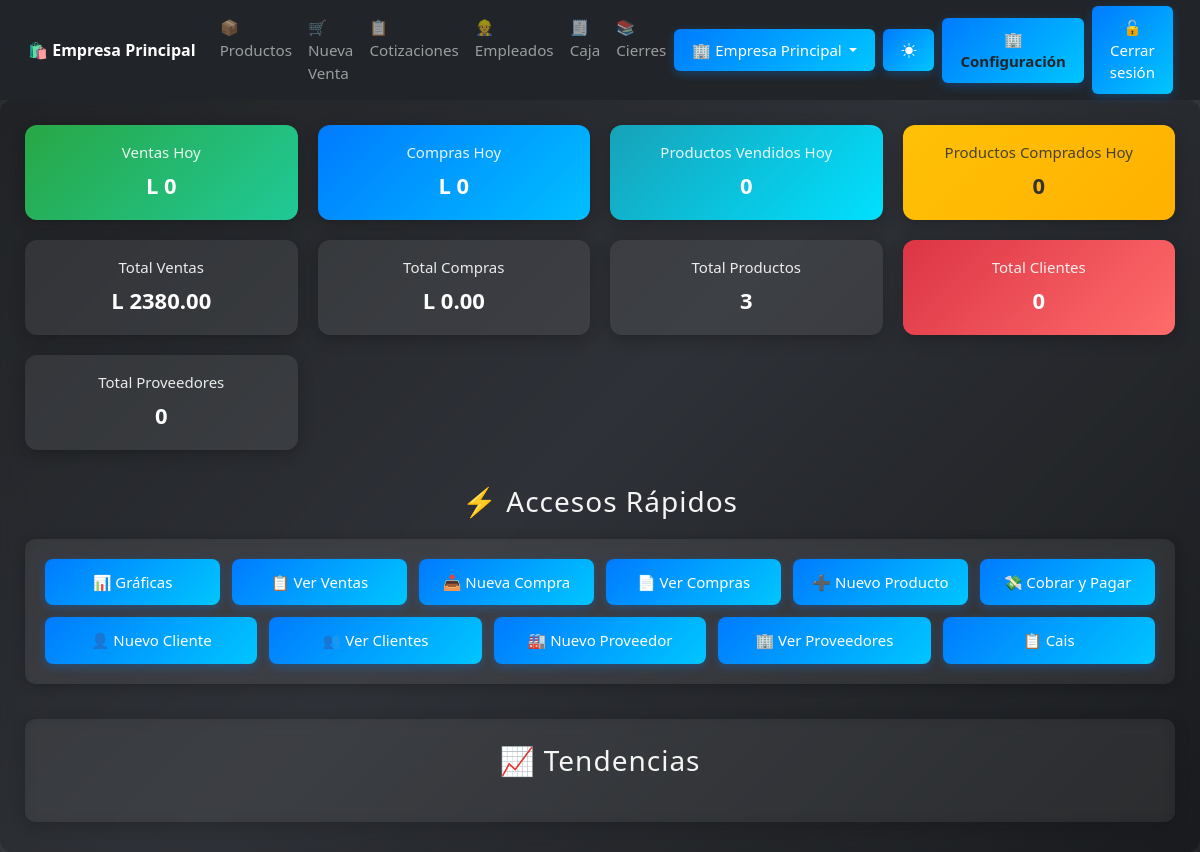
The page / (signed in) on the database as committed earlier.
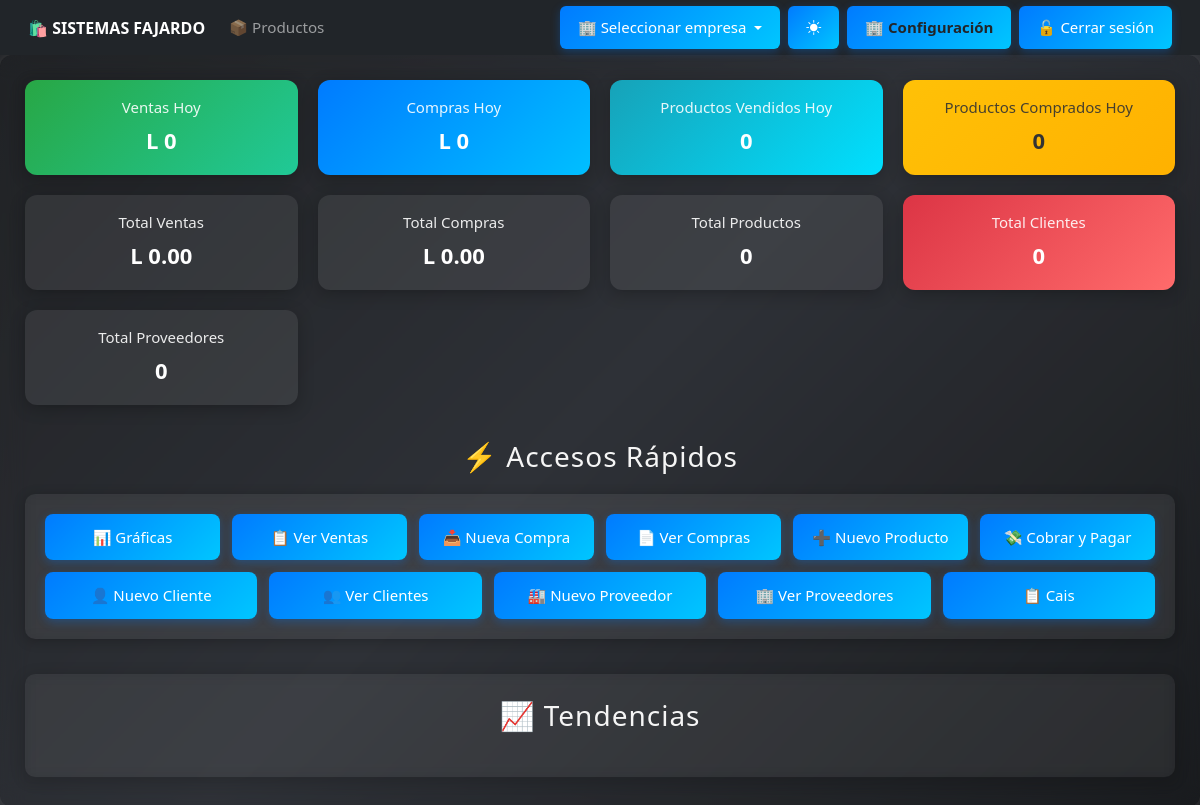
The same page on the database as committed later.
### core/models.py (models this page shows, shortened)
class Empresa(models.Model):
    nombre = models.CharField(max_length=150)
    rtn = models.CharField(max_length=20, blank=True, null=True)
    direccion = models.CharField(max_length=255, blank=True, null=True)
    telefono = models.CharField(max_length=20, blank=True, null=True)
    correo = models.EmailField(max_length=150, blank=True, null=True)
    activo = models.BooleanField(default=True)
    creado = models.DateTimeField(auto_now_add=True)

### core/views.py (the view)
# urls.py: path('', views.dashboard, name='dashboard'),
@login_required
def dashboard(request):
    hoy = timezone.localdate()
    ventas_hoy = Venta.objects.filter(empresa=request.empresa,fecha__date=hoy).aggregate(total=Sum('total'))['total'] or 0
    compras_hoy = Compra.objects.filter(empresa=request.empresa,fecha__date=hoy).aggregate(total=Sum('total'))['total'] or 0
    productos_vendidos_hoy = DetalleVenta.objects.filter(venta__empresa=request.empresa, venta__fecha__date=hoy).aggregate(cantidad=Sum('cantidad'))['cantidad'] or 0
    productos_comprados_hoy = DetalleCompra.objects.filter(compra__empresa=request.empresa, compra__fecha__date=hoy).aggregate(cantidad=Sum('cantidad'))['cantidad'] or 0
    total_ventas = Venta.objects.filter(empresa=request.empresa).aggregate(total=Sum('total'))['total'] or 0
    total_compras = Compra.objects.filter(empresa=request.empresa).aggregate(total=Sum('total'))['total'] or 0
    total_productos = Producto.objects.filter(empresa=request.empresa).count()
    total_clientes = Cliente.objects.filter(empresa=request.empresa).count()
    total_proveedores = Proveedor.objects.filter(empresa=request.empresa).count()
    context = {
        'ventas_hoy': ventas_hoy,
        'compras_hoy': compras_hoy,
        'productos_vendidos_hoy': productos_vendidos_hoy,
        'productos_comprados_hoy': productos_comprados_hoy,
        'total_ventas': total_ventas,
        'total_compras': total_compras,
        'total_productos': total_productos,
        'total_clientes': total_clientes,
        'total_proveedores': total_proveedores,
    }
    return render(request, "dashboard/dashboard.html", context)

### core/context_processors.py (called while the page is built)
def empresas_para_superuser(request):
    if request.user.is_authenticated and request.user.is_superuser:
        return {"empresas_selector": Empresa.objects.all().order_by("id")}
    return {"empresas_selector": []}

def empresa_config(request):
    empresa = getattr(request, "empresa", None)
    if not empresa:
        return {"empresa": None}
    config, _ = EmpresaConfig.objects.get_or_create(
        empresa=empresa,
        defaults={
            "nombre": empresa.nombre,
            "rtn": "00000000000000",
            "direccion": "Pendiente",
        }
    )
    return {"empresa": config}

def modulos_config(request):
    empresa = getattr(request, "empresa", None)
    if not empresa:
        return {"modulos": None}
    modulos, _ = ModuloConfig.objects.get_or_create(empresa=empresa)
    return {"modulos": modulos}

### core/templates/dashboard/dashboard.html (shortened to what this page needs)
{% extends 'base.html' %}
{% block content %}
<div class="contenedor dashboard-container">
  <div class="dashboard-cards">
    {% if perms.ventas.add_venta %}
      <div class="dashboard-card card-ventas">
        <h4>Ventas Hoy</h4>
        <p>L {{ ventas_hoy }}</p>
      </div>
      <div class="dashboard-card card-compras">
        <h4>Compras Hoy</h4>
        <p>L {{ compras_hoy }}</p>
      </div>
      <div class="dashboard-card card-productos">
        <h4>Productos Vendidos Hoy</h4>
        <p>{{ productos_vendidos_hoy }}</p>
      </div>
      <div class="dashboard-card card-productos-compra">
        <h4>Productos Comprados Hoy</h4>
        <p>{{ productos_comprados_hoy }}</p>
      </div>
    {% endif %}
    {% if perms.ventas.add_venta %}
      {% if perms.cai.delete_cai %}
        <div class="dashboard-card card-simple">
          <h4>Total Ventas</h4>
          <p>L {{ total_ventas|floatformat:2 }}</p>
        </div>
        <div class="dashboard-card card-simple">
          <h4>Total Compras</h4>
          <p>L {{ total_compras|floatformat:2 }}</p>
        </div>
      {% endif %}
    {% endif %}
    <div class="dashboard-card card-simple">
      <h4>Total Productos</h4>
      <p>{{ total_productos }}</p>
    </div>
    <div class="dashboard-card card-clientes">
      <h4>Total Clientes</h4>
      <p>{{ total_clientes }}</p>
    </div>
    <div class="dashboard-card card-simple">
      <h4>Total Proveedores</h4>
      <p>{{ total_proveedores }}</p>
    </div>
  </div>
  <div class="dashboard-access">
    <h3>⚡ Accesos Rápidos</h3>
    <div class="quick-access">
      {% if perms.ventas.view_venta %}
        <a href="{% url 'dashboard_graficos' %}" class="btn">📊 Gráficas</a>
        <a href="{% url 'ventas:resumen_ventas' %}" class="btn btn-outline-light">📋 Ver Ventas</a>
      {% endif %}
      {% if perms.compras.add_compra %}
        <a href="{% url 'compras:crear_compra' %}" class="btn">📥 Nueva Compra</a>
      {% endif %}
      {% if perms.compras.view_compra %}
        <a href="{% url 'compras:resumen_compras' %}" class="btn btn-outline-light">📄 Ver Compras</a>
      {% endif %}
      {% if perms.productos.add_producto %}
        <a href="{% url 'productos:agregar_producto' %}" class="btn">➕ Nuevo Producto</a>
      {% endif %}
      {% if perms.cuentas.view_cuentaporcobrar or perms.cuentas.view_cuentaporpagar %}
        <a href="{% url 'cuentas:resumen_cuentas' %}" class="btn btn-outline-light">💸 Cobrar y Pagar</a>
      {% endif %}
      {% if perms.clientes.add_cliente %}
        <a href="{% url 'clientes:crear_cliente' %}" class="btn">👤 Nuevo Cliente</a>
      {% endif %}
      {% if perms.clientes.view_cliente %}
        <a href="{% url 'clientes:listar_clientes' %}" class="btn btn-outline-light">👥 Ver Clientes</a>
      {% endif %}
      {% if perms.proveedores.add_proveedor %}
        <a href="{% url 'proveedores:registrar_proveedor' %}" class="btn">🏭 Nuevo Proveedor</a>
      {% endif %}
      {% if perms.proveedores.view_proveedor %}
        <a href="{% url 'proveedores:lista_proveedores' %}" class="btn btn-outline-light">🏢 Ver Proveedores</a>
      {% endif %}
      {% if perms.cai.view_cai %}
        <a href="{% url 'cai:listar_cai' %}" class="btn btn-outline-light">📋 Cais</a>
      {% endif %}
    </div>
  </div>
  <div class="tendencias">
    <h3>📈 Tendencias</h3>
  </div>
</div>
{% endblock %}

### core/templates/base.html (shortened to what this page needs)
<!DOCTYPE html>
<html lang="es">
<head>
  {% load static %}
  <link href="https://cdn.jsdelivr.net/npm/bootstrap@5.3.0/dist/css/bootstrap.min.css" rel="stylesheet">
  <link rel="stylesheet" href="{% static 'css/estilo_base.css' %}">
  <link href="https://cdn.jsdelivr.net/npm/bootstrap-icons@1.11.3/font/bootstrap-icons.css" rel="stylesheet">
</head>
<body>
  <nav class="navbar navbar-expand-lg navbar-dark bg-dark sticky-top" id="menu-principal">
    <div class="container-fluid">
      <a class="navbar-brand fw-bold" href="{% url 'dashboard' %}">
        🛍️ {{ request.empresa.nombre|default:"SISTEMAS FAJARDO" }}
      </a>
      <div class="collapse navbar-collapse" id="navbarNav">
        <ul class="navbar-nav me-auto">
          <li class="nav-item">
            <a class="nav-link" href="{% url 'productos:listar_productos' %}">📦 Productos</a>
          </li>
          <li class="nav-item">
            {% if modulos.mod_ventas and perms.ventas.add_venta %}
              <a class="nav-link" href="{% url 'ventas:crear_venta' %}">🛒 Nueva Venta</a>
            {% endif %}
          </li>
          <li class="nav-item">
            {% if modulos.mod_cotizaciones and perms.cotizaciones.view_cotizacion %}
              <a class="nav-link" href="{% url 'cotizaciones:lista_cotizaciones' %}">📋 Cotizaciones</a>
            {% endif %}
          </li>
          <li class="nav-item">
            {% if modulos.mod_empleados and perms.empleados.view_empleado %}
              <a class="nav-link" href="{% url 'empleados:lista_empleados' %}">👷 Empleados</a>
            {% endif %}
          </li>
        <li class="nav-item">
            {% if modulos.mod_caja and perms.caja.add_cajasesion %}
              <a class="nav-link" href="{% url 'caja:abrir_caja' %}">🧾 Caja</a>
            {% endif %}
          </li>
          <li class="nav-item">
            {% if modulos.mod_caja and perms.caja.view_cajasesion %}
            <a class="nav-link" href="{% url 'caja:historial_cajas' %}">📚 Cierres</a>
            {% endif %}
          </li>
        </ul>
        <ul class="navbar-nav ms-auto align-items-center">
                {% if user.is_authenticated and user.is_superuser %}
        <li class="nav-item dropdown me-2">
          <a class="btn btn-outline-info btn-sm dropdown-toggle"
            href="#" role="button" data-bs-toggle="dropdown" aria-expanded="false">
            🏢 {{ request.empresa.nombre|default:"Seleccionar empresa" }}
          </a>
        </li>
        {% endif %}
          <li class="nav-item me-2">
            <button id="themeToggle" class="btn btn-outline-light btn-sm" type="button">
              <i class="bi bi-brightness-high-fill" id="themeIcon"></i>
            </button>
          </li>
          {% if perms.configuracion.view_empresa %}
          <li class="nav-item me-2">
            <a href="{% url 'configuracion:configuracion_empresa' %}"
               class="btn btn-warning btn-sm fw-bold text-dark">
              🏢 Configuración
            </a>
          </li>
          {% endif %}
          {% if user.is_authenticated %}
          <li class="nav-item">
            <form action="{% url 'logout' %}" method="post" class="mb-0">
              <button type="submit" class="btn btn-danger btn-sm">
                🔓 Cerrar sesión
              </button>
            </form>
          </li>
          {% endif %}
        </ul>
      </div>
    </div>
  </nav>
  <div class="container-fluid px-0">
    {% block content %}
    {% endblock %}
  </div>
</body>
</html>

Rows that differ between the two databases and show on the page:
removed Empresa: empresa.nombre "Empresa Principal"
Other text that changed with them:
{{ request.empresa.nombre|default:"SISTEMAS FAJARDO" }}: (not shown) → "SISTEMAS FAJARDO"
{{ request.empresa.nombre|default:"Seleccionar empresa" }}: (not shown) → "Seleccionar empresa"
{{ total_ventas|floatformat:2 }}: "2380.00" → "0.00"
{{ total_productos }}: "3" → "0"
text no longer shown: "🛒 Nueva Venta 📋 Cotizaciones 👷 Empleados 🧾 Caja 📚 Cierres"
